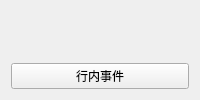
<?xml version="1.0" encoding="utf-8"?>
<ui version="4.0">
 <class>MasonryEventCard</class>
 <widget class="QWidget" name="MasonryEventCard">
  <layout class="QVBoxLayout" name="cardLayout">
   <item>
    <widget class="QLabel" name="title">
     <property name="alignment">
      <set>Qt::AlignCenter</set>
     </property>
     <property name="wordWrap">
      <bool>true</bool>
     </property>
    </widget>
   </item>
   <item>
    <widget class="QPushButton" name="action">
     <property name="text">
      <string>行内事件</string>
     </property>
    </widget>
   </item>
  </layout>
 </widget>
 <resources />
 <connections />
</ui>
